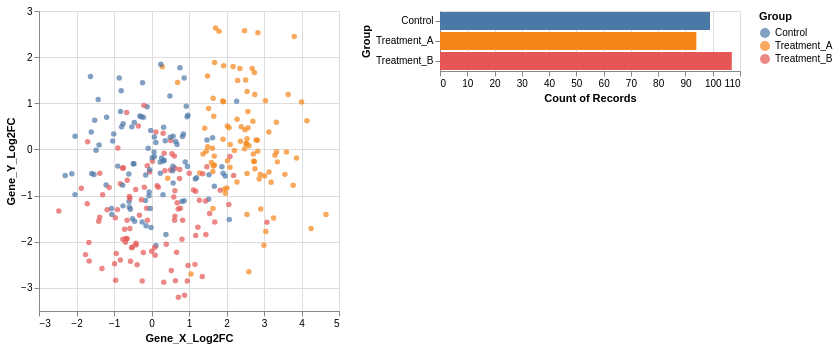

Notebook source saved alongside this figure:
### Markdown cell above
# Altair

### Code cell
brush = alt.selection_interval()

points = alt.Chart(df).mark_circle().encode(
    x='Gene_X_Log2FC',
    y='Gene_Y_Log2FC',
    color=alt.condition(brush, 'Group', alt.value('lightgray'))
).add_params(brush).properties(width=300)

bars = alt.Chart(df).mark_bar().encode(
    y='Group',
    color='Group',
    x='count()'
).transform_filter(brush).properties(width=300)

display(points | bars)

### Figure 1 — Vega-Lite specification as saved in the notebook (floating-point values rounded to 4 significant figures; data arrays with more than 128 entries replaced by an {"elided": "..."} marker saying what was removed)
{"config": {"view": {"continuousWidth": 300, "continuousHeight": 300}}, "hconcat": [{"mark": {"type": "circle"}, "encoding": {"color": {"condition": {"param": "param_54dd647193d9b3b3", "field": "Group"}, "value": "lightgray"}, "x": {"field": "Gene_X_Log2FC", "type": "quantitative"}, "y": {"field": "Gene_Y_Log2FC", "type": "quantitative"}}, "name": "view_846525128aa963d3_0", "width": 300}, {"mark": {"type": "bar"}, "encoding": {"color": {"field": "Group", "type": "nominal"}, "x": {"aggregate": "count", "type": "quantitative"}, "y": {"field": "Group", "type": "nominal"}}, "transform": [{"filter": {"param": "param_54dd647193d9b3b3"}}], "width": 300}], "data": {"name": "data-826adc43ebad573860922dab6545d6a7"}, "params": [{"name": "param_54dd647193d9b3b3", "select": {"type": "interval"}, "views": ["view_846525128aa963d3_0"]}], "$schema": "https://vega.github.io/schema/vega-lite/v6.1.0.json", "datasets": {"data-826adc43ebad573860922dab6545d6a7": {"elided": "300 records"}}}
